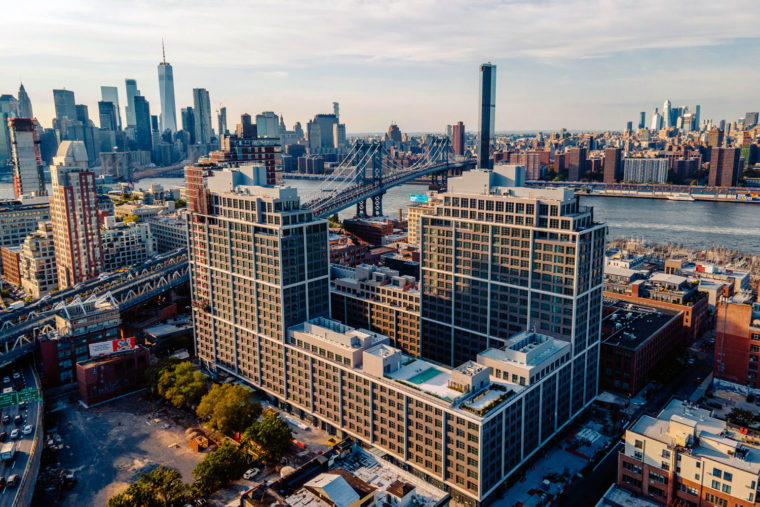
#> input picture MP4/Q3/city.jpg, 760 x 507 px, found by its file name
$ jupyter execute --allow-errors Q3_starter.ipynb   (shell and % lines are left out)
#> lines starting #> are read from the running program, lines starting #| are printed output that depends on the picture
# Single-View Geometry (Python)

## Usage
This code snippet provides an overall code structure and some interactive plot interfaces for the *Single-View Geometry* section of Assignment 3. In [main function](#Main-function), we outline the required functionalities step by step. Some of the functions which involves interactive plots are already provided, but [the rest](#Your-implementation) are left for you to implement.

## Package installation
- You will need [GUI backend](https://matplotlib.org/faq/usage_faq.html#what-is-a-backend) to enable interactive plots in `matplotlib`.
- In this code, we use `tkinter` package. Installation instruction can be found [here](https://anaconda.org/anaconda/tk).

# Common imports

[cell 1]
import matplotlib.pyplot as plt
import numpy as np
import cv2
import os

from PIL import Image
import pickle

# Provided functions

[cell 2]
# [51 lines left out: function get_input_lines, not called in this run]

[cell 3]
def plot_lines_and_vp(ax, im, lines, vp):
    """
    Plots user-input lines and the calculated vanishing point.
    Inputs:
        im: np.ndarray of shape (height, width, 3)
        lines: np.ndarray of shape (3, n)
            where each column denotes the parameters of the line equation
        vp: np.ndarray of shape (3, )
    """
    bx1 = min(1, vp[0] / vp[2]) - 10
    bx2 = max(im.shape[1], vp[0] / vp[2]) + 10
    by1 = min(1, vp[1] / vp[2]) - 10
    by2 = max(im.shape[0], vp[1] / vp[2]) + 10

    ax.imshow(im)
    for i in range(lines.shape[1]):
        if lines[0, i] < lines[1, i]:
            pt1 = np.cross(np.array([1, 0, -bx1]), lines[:, i])
            pt2 = np.cross(np.array([1, 0, -bx2]), lines[:, i])
        else:
            pt1 = np.cross(np.array([0, 1, -by1]), lines[:, i])
            pt2 = np.cross(np.array([0, 1, -by2]), lines[:, i])
        pt1 = pt1 / pt1[2]
        pt2 = pt2 / pt2[2]
        ax.plot([pt1[0], pt2[0]], [pt1[1], pt2[1]], 'g')

    ax.plot(vp[0] / vp[2], vp[1] / vp[2], 'ro')
    ax.set_xlim([bx1, bx2])
    ax.set_ylim([by2, by1])

# Your implementation

[cell 4]
def get_vanishing_point(lines, num):
    """
    Solves for the vanishing point using the user-input lines.
    """
    # <YOUR CODE>
    H = np.zeros((num, 3))
    for i in range(num):
        H[i] = lines[:, i]
    U, S, V = np.linalg.svd(H)

    return V[-1] / V[-1, -1]

[cell 5]
def get_horizon_line(vanish_ptx, vanish_ptz):
    """
    Calculates the ground horizon line.
    """
    line = np.cross(vanish_ptx, vanish_ptz)
    scale = np.sqrt(line[0] ** 2 + line[1] ** 2)
    line  /= scale
    return line

[cell 6]
def plot_horizon_line(ax, im, vp, horizontal_line):
    """
    Plots the horizon line.
    """
    # <YOUR CODE>
    bx1 = min(1, vp[0, 0] / vp[2, 0], vp[0, 2] / vp[2, 2]) - 10
    bx2 = max(im.shape[1], vp[0, 0] / vp[2, 0], vp[0, 2] / vp[2, 2]) + 10
    by1 = min(1, vp[1, 0] / vp[2, 0], vp[1, 2] / vp[2, 2]) - 10
    by2 = max(im.shape[0], vp[1, 0] / vp[2, 0], vp[1, 2] / vp[2, 2]) + 10
    ax.imshow(im)
    ax.plot(vp[0, 0] / vp[2, 0], vp[1, 0] / vp[2, 0], 'ro', label='Vanish point 1')
    ax.plot(vp[0, 2] / vp[2, 2], vp[1, 2] / vp[2, 2], 'ro', label='Vanish point 2')
    x_vals = np.array(ax.get_xlim())
    y_vals = (-horizontal_line[2] - horizontal_line[0] * x_vals) / horizontal_line[1]
    ax.plot(x_vals, y_vals, 'b')
    ax.set_xlim([bx1, bx2])
    ax.set_ylim([by2, by1])

[cell 7]
def get_camera_parameters(vpts):
    """
    Computes the camera parameters. Hint: The SymPy package is suitable for this.
    """
    # <YOUR CODE>
    def get_param_mat(vpti, vptj):
        vptix, vptiy = vpti[0] / vpti[2], vpti[1] / vpti[2]
        vptjx, vptjy = vptj[0] / vptj[2], vptj[1] / vptj[2]
        A = np.array([[vptix * vptjx + vptiy * vptjy, vptix + vptjx, vptiy + vptjy, 1]])
        return A
    A = np.zeros((3, 4))
    A[0] = get_param_mat(vpts[:, 0], vpts[:, 1])
    A[1] = get_param_mat(vpts[:, 0], vpts[:, 2])
    A[2] = get_param_mat(vpts[:, 1], vpts[:, 2])

    U, S, V = np.linalg.svd(A)
    intrinsic_ele = V[-1]
    print(intrinsic_ele)
    # f = 1 / np.sqrt(intrinsic_ele[0])
    Cx = - intrinsic_ele[1] / intrinsic_ele[0]
    Cy = - intrinsic_ele[2] / intrinsic_ele[0]
    f = np.sqrt(- (Cx ** 2 + Cy ** 2) + 1 / intrinsic_ele[0])
    K = np.array([[f, 0, Cx], [0, f, Cy], [0, 0, 1]])

    return f, Cx, Cy, K

[cell 8]
# [10 lines left out: function get_rotation_matrix, not called in this run]

# Main function

[cell 9]
im = np.asarray(Image.open('./city.jpg'))
#> im is the input picture: shape (507, 760, 3); mean R, G, B 113.2, 112.3, 113.2

# Also loads the vanishing line data if it exists in data.pickle file.
# data.pickle is written using snippet in the next cell.
if os.path.exists('./data.pickle'):
    with open('./data.pickle', 'rb') as f:
        all_n, all_lines, all_centers = pickle.load(f)
    num_vpts = 3

[cell 10]
# Click and save the line data for vanishing points. This snippet
# opens up an interface for selecting points and writes them to
# data.pickle file. The file is over-written.

num_vpts = 3
all_n, all_lines, all_centers = [], [], []

# [11 lines of commented-out code are left out]

#> (a cell that did not finish here is left out)

[cell 12]
# Part (1)
# Computing vanishing points for each of the directions
vpts = np.zeros((3, num_vpts))

#> (the rest of this cell did not finish here and is left out)

[cell 13]
# Part (2) Computing and plotting the horizon
# <YOUR CODE> Get the ground horizon line
horizon_line = get_horizon_line(vpts[:, 0], vpts[:, 2])

# <YOUR CODE> Plot the ground horizon line
fig = plt.figure(); ax = fig.gca()
plot_horizon_line(ax, im, vpts, horizon_line)
fig.savefig('Q3_horizon.png', bbox_inches='tight')
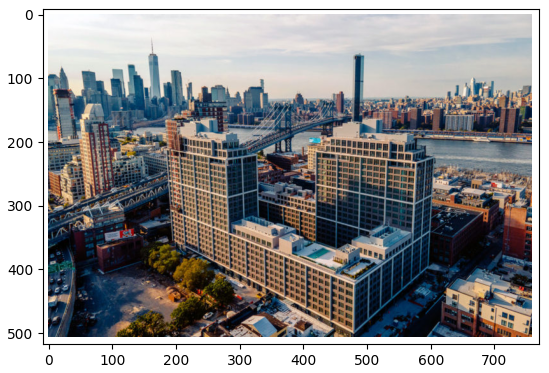
#> figure drawn by matplotlib, 1 panel

#> (a cell that did not finish here is left out)

#> (a cell that did not finish here is left out)

## Extra Credits

[cell 16]
def detect_lines(img):
    gray = cv2.cvtColor(img, cv2.COLOR_BGR2GRAY)
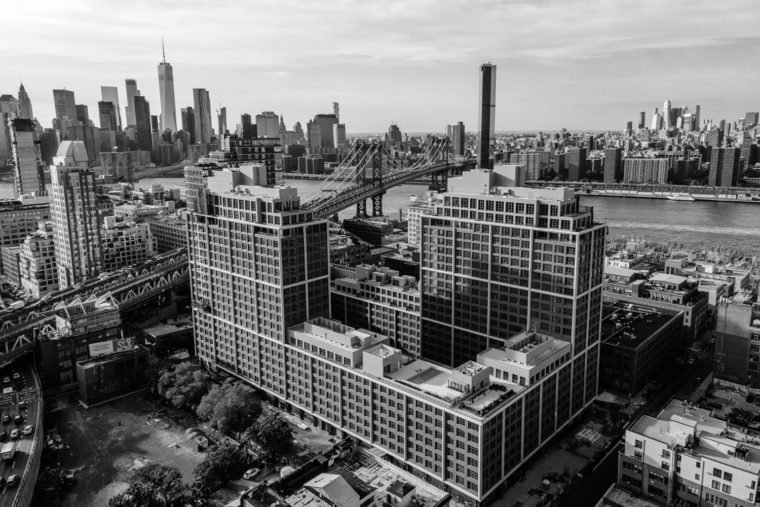
#> gray: shape (507, 760); min 0, max 255, mean 112.7
    BlurGrayImage = cv2.GaussianBlur(gray, (5, 5), 1)
    # Generating Edge image
    EdgeImage = cv2.Canny(BlurGrayImage, 40, 255)
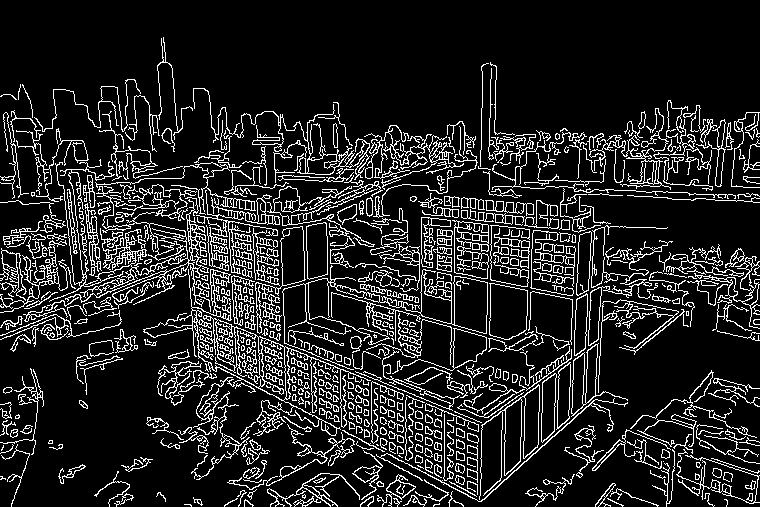
#> EdgeImage: shape (507, 760); 13.8% white in thin lines or dots
    # Create Line Segment Detector
    lsd = cv2.createLineSegmentDetector(0)

    # Detect line segments
    dlines = lsd.detect(EdgeImage)[0]
#> dlines = 1147 rows, first 6: [463.3, 126.9, 462.6, 153.1], [147.2, 104.5, 150.8, 149.4], [515.8, 184.4, 516, 169.4], [84.04, 258.1, 84.78, 270.6], [644.1, 277, 627.7, 281.7], [537.3, 153.1, 536.9, 179.4]
    detected_lines = [np.zeros((3, 0))] * 3

    # Draw lines on the image
    if dlines is not None:
        for dline in dlines:
            x1, y1, x2, y2 = map(int, dline.flatten())
            angle = np.arctan2(y2 - y1, x2 - x1) * 180.0 / np.pi
            length = np.sqrt((y2 - y1)**2 + (x2 - x1)**2)
            if length > 40:
                pt1 = np.array([x1, y1, 1])
                pt2 = np.array([x2, y2, 1])
                line = np.cross(pt1, pt2).reshape((3, 1))
                if angle > 0 and angle < 30:
                    if detected_lines[0].shape[1] < 5:
                        detected_lines[0] = np.append(detected_lines[0], line, axis=1)
                elif (angle < 95 and angle > 85) or (angle > -95 and angle < -85):
                    if detected_lines[1].shape[1] < 5:
                        detected_lines[1] = np.append(detected_lines[1], line, axis=1)
                elif  (angle < -20 and angle > -50):
                    if detected_lines[2].shape[1] < 5:
                        detected_lines[2] = np.append(detected_lines[2], line, axis=1)
#> this loop made 1147 passes
#> (dline, x1, y1, x2, y2, angle, length, pt1) on passes 2, 24, 27, 32, 51, 54: ([[147.2, 104.5, 150.8, 149.4]], 147, 104, 150, 149, 86.19, 45.1, [147, 104, 1]), ([[495.6, 118.1, 496.9, 66.84]], 495, 118, 496, 66, -88.9, 52.01, [495, 118, 1]), ([[489.7, 66.88, 487.2, 158.1]], 489, 66, 487, 158, 91.25, 92.02, [489, 66, 1]), ([[735.6, 193.2, 690.6, 192.6]], 735, 193, 690, 192, -178.7, 45.01, [735, 193, 1]), ([[21.21, 191.8, 15.82, 146.9]], 21, 191, 15, 146, -97.59, 45.4, [21, 191, 1]), ([[297.2, 331, 341.5, 345.5]], 297, 330, 341, 345, 18.82, 46.49, [297, 330, 1])
#> (x1, y1, x2, y2, angle, length, pt1, pt2) on passes 65, 79, 80, 89, 105, 111: (572, 294, 575, 246, -86.42, 48.09, [572, 294, 1], [575, 246, 1]), (633, 354, 683, 312, -40.03, 65.3, [633, 354, 1], [683, 312, 1]), (480, 501, 591, 402, -41.73, 148.7, [480, 501, 1], [591, 402, 1]), (275, 228, 226, 219, -169.6, 49.82, [275, 228, 1], [226, 219, 1]), (269, 485, 314, 461, -28.07, 51, [269, 485, 1], [314, 461, 1]), (242, 380, 280, 400, 27.76, 42.94, [242, 380, 1], [280, 400, 1])
    return detected_lines

[cell 17]
img = cv2.imread('./city.jpg')
detected_lines = detect_lines(img)

[cell 18]
vpts_new = np.zeros((3, num_vpts))

for i in range(num_vpts):
    fig = plt.figure(); ax = fig.gca()

    # <YOUR CODE> Solve for vanishing point
    vpts_new[:, i] = get_vanishing_point(detected_lines[i], detected_lines[i].shape[1])

    # Plot the lines and the vanishing point
    plot_lines_and_vp(ax, img, detected_lines[i], vpts_new[:, i])
    fig.savefig('Q3_extra_vp{:d}.png'.format(i), bbox_inches='tight')
#> this loop made 3 passes
#> pass 1, `fig.savefig('Q3_extra_vp{:d}.png'.format(i), bbox_inches='tight')`:
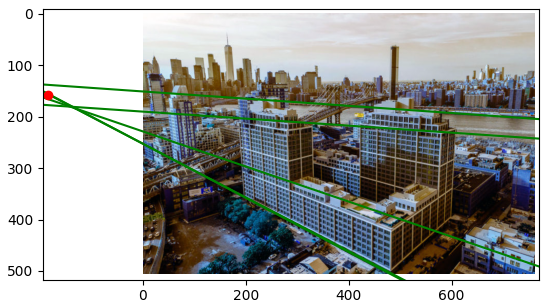
#> figure drawn by matplotlib, 1 panel; B, G, R data is drawn as R, G, B
#> pass 2, `fig.savefig('Q3_extra_vp{:d}.png'.format(i), bbox_inches='tight')`:
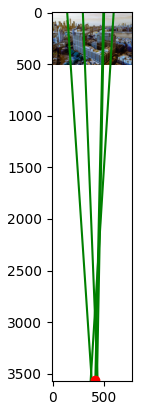
#> figure drawn by matplotlib, 1 panel; B, G, R data is drawn as R, G, B
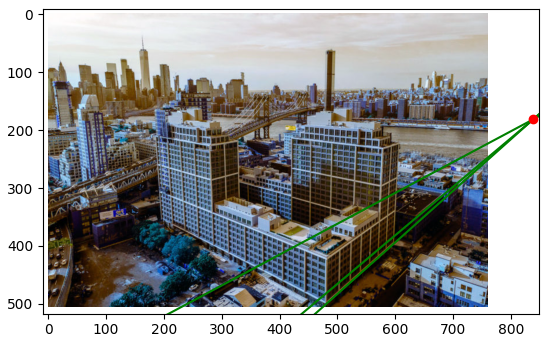
#> figure drawn by matplotlib, 1 panel; B, G, R data is drawn as R, G, B
